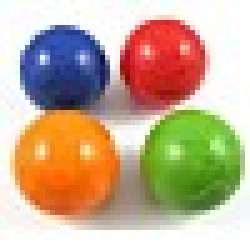
#> input picture spectral_clustering/data/four_elements.bmp, 50 x 50 px (shown 5 times larger)
$ jupyter execute --allow-errors spectral_clustering.ipynb
#> lines starting #> are read from the running program, lines starting #| are printed output that depends on the picture
# Spectral Clustering

In this exercise, you will implement spectral clustering and try it on diffent kinds of data, for instance:

* N-blob: Random points in $\mathbb{R}^2$ according to N Gaussian distributions with different means;

* Two moons: Random points shaped as two intertwined moons;

* Point and circle: random points from a concentrated Gaussian point in the middle and a wide circle around it.

The first step after generating the data is to construct a graph and, for that, we need a similarity function. In this exercise we will use the following similarity:

$$
d(x_i, x_j) = \exp\left(-\frac{||x_i-x_j||_2^2}{2\sigma^2}\right)
$$

Using this similarity, we can compute the weight matrix W representing the graph, compute the graph Laplacian L and finally use its eigenvectors for clustering.

## Setup

[cell 1]
from generate_data import worst_case_blob, blobs, two_moons, point_and_circle
from utils import plot_clusters, min_span_tree, plot_graph_matrix, min_span_tree
from utils import plot_clustering_result, plot_the_bend
from sklearn.cluster import KMeans
import sklearn.metrics as skm
import numpy as np
from skimage import io
import numpy as np
import matplotlib.pyplot as plt
import os

## Generating the data

#> (a cell that did not finish here is left out)

## Building similarity graph

[cell 3]
def build_similarity_graph(X, var=1.0, eps=0.0, k=0):
    """
    TO BE COMPLETED.

    Computes the similarity matrix for a given dataset of samples.
    If k=0, builds epsilon graph.
    Otherwise, builds kNN graph.

    Parameters
    ----------
    X : numpy array
        (n x m) matrix of m-dimensional samples
    var : double
        the sigma value for the exponential function, already squared
    eps : double
        threshold for epsilon graphs
    k : int
        The number of neighbours k for k-nn. If zero, use epsilon-graph

    Returns
    -------
        W: (n x n) dimensional matrix representing the weight matrix of the graph
    """
    n = X.shape[0]
    W = np.zeros((n, n))

    """
    Build similarity graph, before threshold or kNN
    similarities: (n x n) matrix with similarities between all possible couples of points.
    The similarity function is d(x,y)=exp(-||x-y||^2/(2*var))
    """

    similarities = np.zeros((n, n))

    # If epsilon graph
    if k == 0:
        """
        compute an epsilon graph from the similarities
        for each node x_i, an epsilon graph has weights
        w_ij = d(x_i,x_j) when w_ij >= eps, and 0 otherwise
        """
        pass

    # If kNN graph
    elif k != 0:
        """
        compute a k-nn graph from the similarities
        for each node x_i, a k-nn graph has weights
        w_ij = d(x_i,x_j) for the k closest nodes to x_i, and 0
        for all the k-n remaining nodes
        Remember to remove self similarity and
        make the graph undirected
        """
        pass


    return W

#> (a cell that did not finish here is left out)

## Computing the Laplacian

[cell 5]
def build_laplacian(W, laplacian_normalization='unn'):
    """
    Compute graph Laplacian.

    Parameters
    ----------
    W : numpy array
        Adjacency matrix (n x n)
    laplacian_normalization : str
        String selecting which version of the laplacian matrix to construct.
            'unn':  unnormalized,
            'sym': symmetric normalization
            'rw':  random-walk normalization

    Returns
    -------
    L: (n x n) dimensional matrix representing the Laplacian of the graph
    """
    L = np.zeros(W.shape)
    return L

## Clustering

[cell 6]
def spectral_clustering(L, chosen_eig_indices=None, num_classes=2):
    """
    Parameters
    ----------
    L : numpy array
        Graph Laplacian (standard or normalized)
    choosen_eig_indices : list or None
        Indices of eigenvectors to use for clustering.
        If None, use adaptive choice of eigenvectors.
    num_classes : int
        Number of clusters to compute (defaults to 2)


    Returns
    -------
    Y : numpy array (num_samples, )
        Cluster assignments
    """

    """
    Use the function scipy.linalg.eig or the function scipy.sparse.linalg.eigs to compute:
    U = (n x n) eigenvector matrix           (sorted)
    E = (n x n) eigenvalue diagonal matrix   (sorted)
    """
    E = None
    U = None

    """
    compute the clustering assignment from the eigenvectors
    Y = (n x 1) cluster assignments in [0,1,...,num_classes-1]
    """
    Y = np.zeros(L.shape[0])
    return Y

[cell 7]
# Example

num_classes = 2
#> (the rest of this cell did not finish here and is left out)

## Parameter sensitivity

[cell 8]
def parameter_sensitivity():
    """
    TO BE COMPLETED.

    A function to test spectral clustering sensitivity to parameter choice.
    """
    # the number of samples to generate
    num_samples = 500

    """
    Choose parameters
    """
    var = 1.0  # exponential_euclidean's sigma^2
    laplacian_normalization = 'unn'
    chosen_eig_indices = None

    """
    Choose candidate parameters
    """
    parameter_candidate = [1, 2]  # the number of neighbours for the graph or the epsilon threshold
    parameter_performance = []

    for k in parameter_candidate:
        # Generate data
        X, Y = two_moons(num_samples, 1, 0.02)
        num_classes = len(np.unique(Y))

        W = build_similarity_graph(X, k=k)
        L = build_laplacian(W, laplacian_normalization)

        Y_rec = spectral_clustering(L, chosen_eig_indices, num_classes)

        parameter_performance += [skm.adjusted_rand_score(Y, Y_rec)]

    plt.figure()
    plt.plot(parameter_candidate, parameter_performance)
    plt.title('parameter sensitivity')
    plt.show()

## Image segmentation

[cell 9]
def image_segmentation(input_img='four_elements.bmp'):
    """
    TO BE COMPLETED

    Function to perform image segmentation.

    :param input_img: name of the image file in /data (e.g. 'four_elements.bmp' or 'fruit_salad.bmp')
    """
#> called with input_img = 'four_elements.bmp'
    filename = os.path.join('data', input_img)

    X = io.imread(filename)
#> X is the input picture: shape (50, 50, 3); mean R, G, B 198.5, 175.6, 149
    X = (X - np.min(X)) / (np.max(X) - np.min(X))

    im_side = np.size(X, 1)
#> im_side = 50
    Xr = X.reshape(im_side ** 2, 3)
#> Xr = 2500 rows, first 8: [0.953, 1, 1], [0.961, 1, 1], [0.973, 1, 0.984], [0.984, 1, 0.973], [0.996, 1, 0.953], [1, 1, 0.957], [0.992, 0.992, 0.984], [0.988, 0.992, 1]
    """
    Y_rec should contain an index from 0 to c-1 where c is the
     number of segments you want to split the image into
    """

    """
    Choose parameters
    """
    var = 1.0
    k = 2
    laplacian_normalization = 'unn'
    chosen_eig_indices = [1]
    num_classes = 1

    W = build_similarity_graph(Xr, var=var, k=k)
#> W: shape (2500, 2500) float64; every value is 0
    L = build_laplacian(W, laplacian_normalization)
    Y_rec = spectral_clustering(L, chosen_eig_indices, num_classes=num_classes)
#> Y_rec = 2500 values from 0 to 0

    plt.figure()

    plt.subplot(1, 2, 1)
    plt.imshow(X)

    plt.subplot(1, 2, 2)
    Y_rec = Y_rec.reshape(im_side, im_side)
#> Y_rec: shape (50, 50) float64; every value is 0
    plt.imshow(Y_rec)

    plt.show()
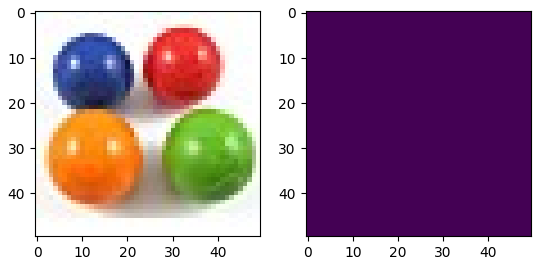
#> figure drawn by matplotlib, 2 panels
